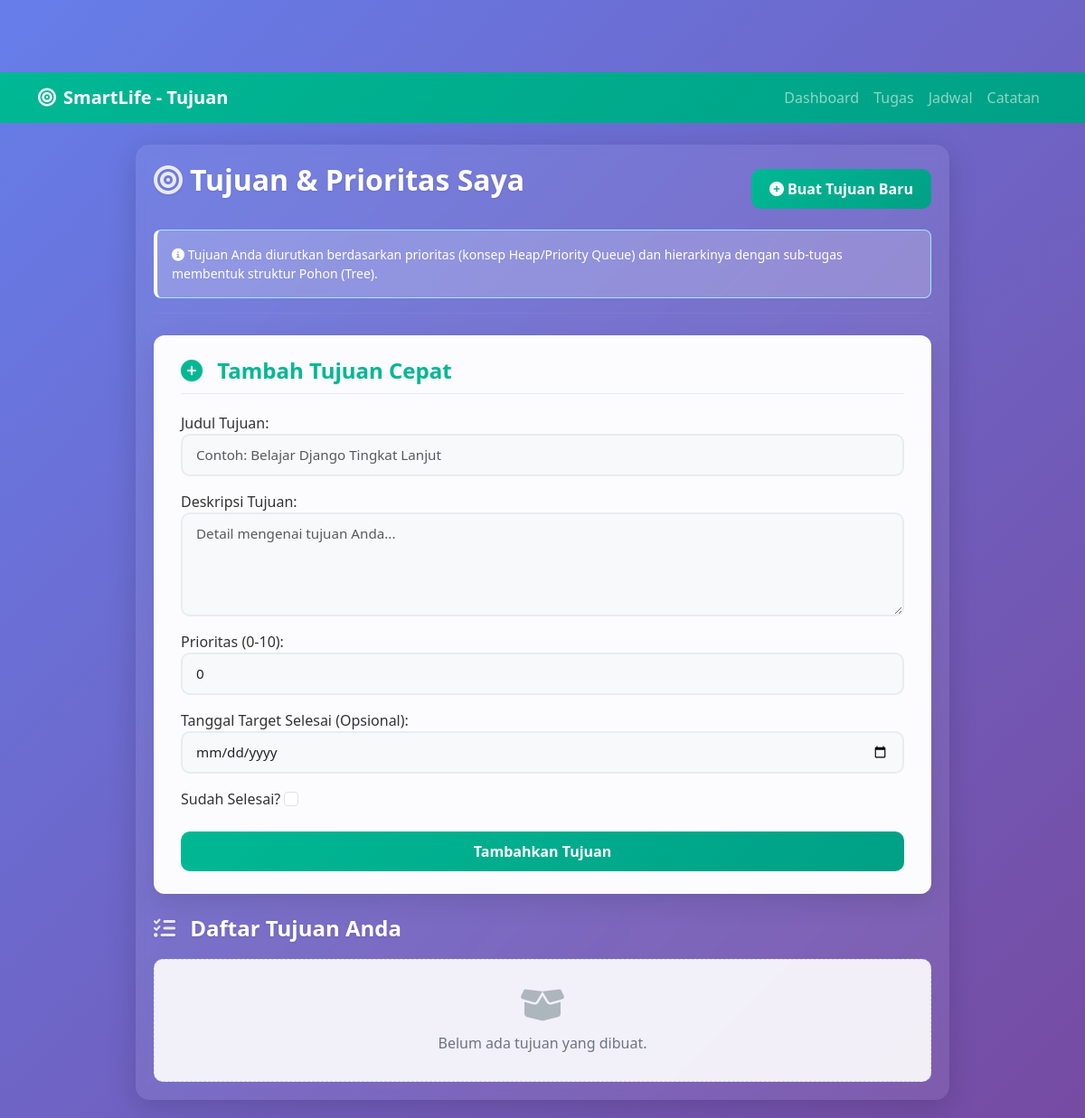
The app's page /tujuan-prioritas/ (signed in), older data.
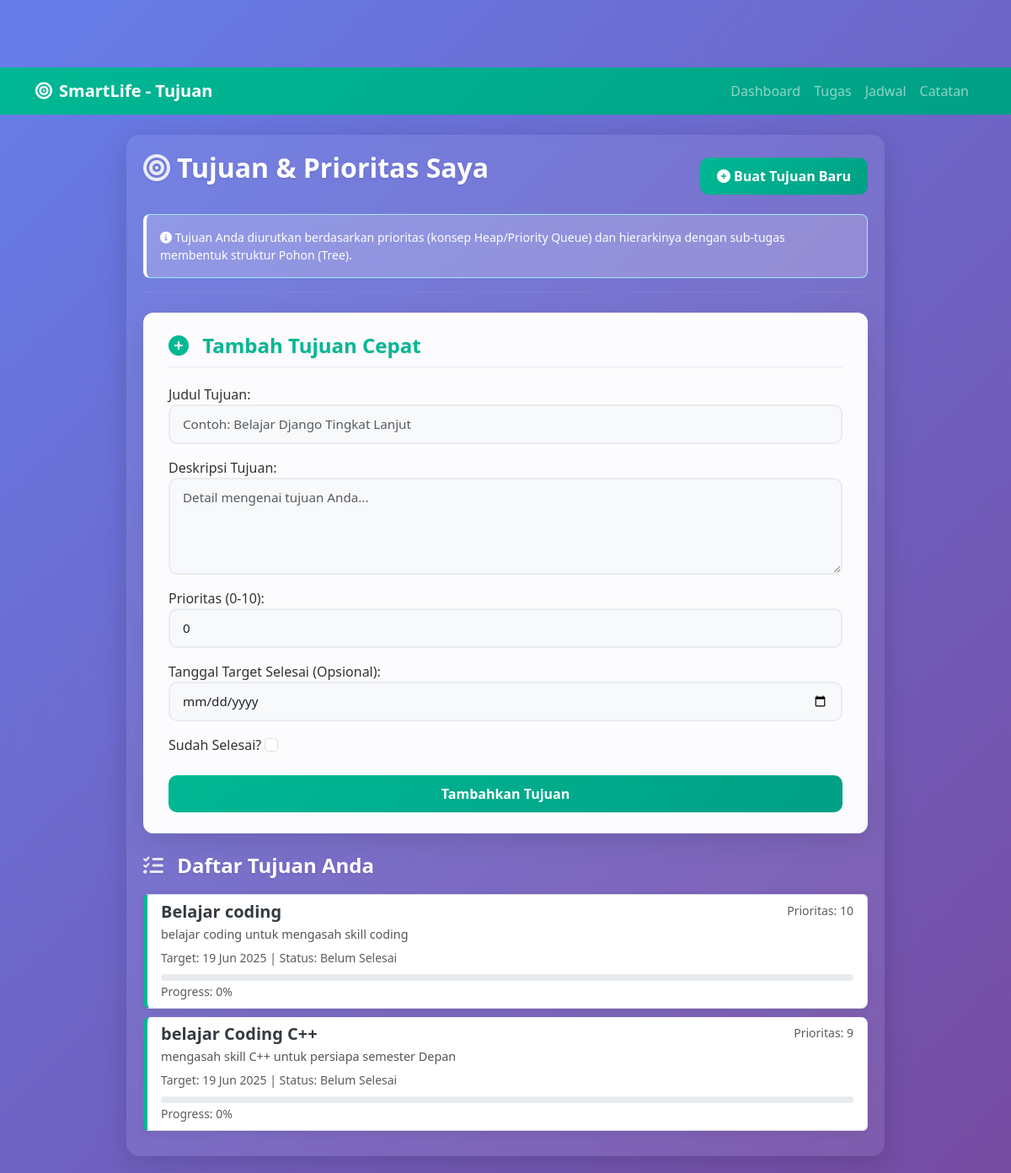
The same page, newer data.
### goals/models.py (models this page shows, shortened)
class Goal(models.Model):
    user = models.ForeignKey(settings.AUTH_USER_MODEL, on_delete=models.CASCADE, related_name='goals')
    title = models.CharField(max_length=255, verbose_name="Judul Tujuan")
    description = models.TextField(blank=True, null=True, verbose_name="Deskripsi")
    priority = models.IntegerField(default=0, help_text="Semakin tinggi angka, semakin tinggi prioritas", verbose_name="Prioritas")
    due_date = models.DateField(blank=True, null=True, verbose_name="Tanggal Target Selesai")
    is_completed = models.BooleanField(default=False, verbose_name="Sudah Selesai")
    created_at = models.DateTimeField(default=timezone.now)
    updated_at = models.DateTimeField(auto_now=True)
    class Meta:
        ordering = ['-priority', 'due_date', 'title'] # Prioritas tertinggi, lalu tanggal terdekat
    def get_progress_percentage(self):
        total_subtasks = self.subtasks.count()
        if total_subtasks == 0:
            return 100 if self.is_completed else 0
        completed_subtasks = self.subtasks.filter(is_completed=True).count()
        return int((completed_subtasks / total_subtasks) * 100) if total_subtasks > 0 else 0

### goals/views.py (the view, shortened to what this page needs)
# urls.py: path('', views.goal_list_view, name='goal_list'),
@login_required
def goal_list_view(request):
    goals = Goal.objects.filter(user=request.user).order_by('-priority', 'due_date')
    form = GoalForm() # Form untuk tambah cepat
    context = {
        'title': 'Tujuan & Prioritas Saya',
        'goals': goals,
        'form': form, # Untuk form tambah cepat
        'struktur_data_info': "Tujuan Anda diurutkan berdasarkan prioritas (konsep Heap/Priority Queue) dan hierarkinya dengan sub-tugas membentuk struktur Pohon (Tree)."
    }
    return render(request, 'goals/goal_list_page.html', context)

### goals/forms.py
class GoalForm(forms.ModelForm):
    title = forms.CharField(label="Judul Tujuan", widget=forms.TextInput(attrs={'class': 'form-control', 'placeholder': 'Contoh: Belajar Django Tingkat Lanjut'}))
    description = forms.CharField(label="Deskripsi Tujuan", required=False, widget=forms.Textarea(attrs={'class': 'form-control', 'rows': 4, 'placeholder': 'Detail mengenai tujuan Anda...'}))
    priority = forms.IntegerField(label="Prioritas (0-10)", min_value=0, max_value=10, initial=0, widget=forms.NumberInput(attrs={'class': 'form-control'}))
    due_date = forms.DateField(label="Tanggal Target Selesai (Opsional)", required=False, widget=forms.DateInput(attrs={'type': 'date', 'class': 'form-control'}))
    is_completed = forms.BooleanField(label="Sudah Selesai?", required=False, widget=forms.CheckboxInput(attrs={'class': 'form-check-input'}))
    class Meta:
        model = Goal
        fields = ['title', 'description', 'priority', 'due_date', 'is_completed']

### templates/goals/goal_list_page.html (shortened to what this page needs)
{% load static %}
<!DOCTYPE html>
<html lang="id">
<head>
    <link href="https://cdnjs.cloudflare.com/ajax/libs/bootstrap/5.3.0/css/bootstrap.min.css" rel="stylesheet">
    <link href="https://cdnjs.cloudflare.com/ajax/libs/font-awesome/6.0.0/css/all.min.css" rel="stylesheet">
    <link rel="stylesheet" href="{% static 'css/goals_styles.css' %}">
</head>
<body>
    <nav class="navbar navbar-expand-lg navbar-dark mb-4" style="background: linear-gradient(135deg, #00b894 0%, #00a085 100%);">
        <div class="container">
            <a class="navbar-brand fw-bold" href="{% url 'home' %}"><i class="fas fa-bullseye me-2"></i>SmartLife - Tujuan</a>
            <div class="navbar-nav ms-auto">
                {% if user.is_authenticated %}
                    <a class="nav-link" href="{% url 'users:dashboard' %}">Dashboard</a>
                    <a class="nav-link" href="{% url 'tasks:task_queue' %}">Tugas</a>
                    <a class="nav-link" href="{% url 'schedule:schedule_list' %}">Jadwal</a>
                    <a class="nav-link" href="{% url 'notes:note_list' %}">Catatan</a>
                {% endif %}
            </div>
        </div>
    </nav>
    <div class="container goals-page-container mt-4">
        <div class="d-flex justify-content-between align-items-center mb-3">
            <h2><i class="fas fa-bullseye me-2"></i>{{ title }}</h2>
            <a href="{% url 'goals:goal_create' %}" class="btn btn-goal-action"><i class="fas fa-plus-circle"></i> Buat Tujuan Baru</a>
        </div>
        {% if struktur_data_info %}
        <div class="alert alert-info small" role="alert">
            <i class="fas fa-info-circle"></i> {{ struktur_data_info }}
        </div>
        {% endif %}
        <hr class="mb-4" style="border-color: rgba(255,255,255,0.2);">
        <div class="form-card mb-4">
            <h4><i class="fas fa-plus-circle"></i> Tambah Tujuan Cepat</h4>
            <form method="post" action="{% url 'goals:goal_list' %}">
                {{ form.as_p }}
                <button type="submit" class="btn btn-goal-action w-100 mt-2">Tambahkan Tujuan</button>
            </form>
        </div>
        <h4><i class="fas fa-list-check"></i> Daftar Tujuan Anda</h4>
        {% if goals %}
            <div class="list-group">
                {% for goal in goals %}
                <a href="{% url 'goals:goal_detail' goal.id %}" class="list-group-item list-group-item-action goal-item {% if goal.is_completed %}goal-completed{% endif %}">
                    <div class="d-flex w-100 justify-content-between">
                        <h5 class="mb-1 goal-title">{{ goal.title }}</h5>
                        <small class="text-muted">Prioritas: {{ goal.priority }}</small>
                    </div>
                    {% if goal.description %}
                    <p class="mb-1 goal-description">{{ goal.description|truncatewords:20 }}</p>
                    {% endif %}
                    <small class="text-muted">
                        Target: {{ goal.due_date|date:"d M Y"|default:"Tidak ada" }} |
                        Status: {% if goal.is_completed %}Selesai <i class="fas fa-check-circle text-success"></i>{% else %}Belum Selesai{% endif %}
                    </small>
                    <div class="progress mt-2" style="height: 10px;">
                    </div>
                    <small class="text-muted">Progress: {{ goal.get_progress_percentage }}%</small>
                </a>
                {% endfor %}
            </div>
        {% else %}
            <div class="no-items-message mt-3">
                <i class="fas fa-box-open"></i>
                Belum ada tujuan yang dibuat.
            </div>
        {% endif %}
    </div>
</body>
</html>

Row changes from the older to the newer data that the page shows:
added Goal: title "Belajar coding", priority "10", description "belajar coding untuk mengasah skill coding", due_date "19 Jun 2025", shows "Belum Selesai", get_progress_percentage "0"
added Goal: title "belajar Coding C++", priority "9", description "mengasah skill C++ untuk persiapa semester Depan", due_date "19 Jun 2025", shows "Belum Selesai", get_progress_percentage "0"
Text that changed along with them:
text no longer shown: "Belum ada tujuan yang dibuat."
